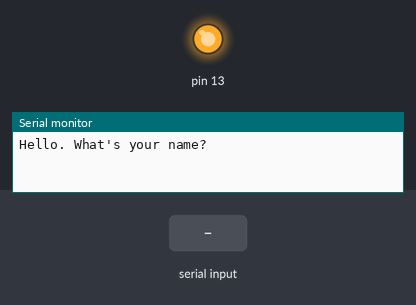
Bench run of a sketch on a simulated Arduino Uno, built with avr-gcc and run on an emulated ATmega328P. Shown: output pins drawn as LEDs (lit = HIGH), the last lines printed to the serial monitor. Inputs (shaded band) come from the test bench. At 9.4 s the program stops and its outputs stay as they are.

Above: at 0.8 s.
0.9 s: "90,45,200\n" received over Serial
3.4 s: "30,150,10\n" received over Serial
5.9 s: "90,45\n" received over Serial
At 10.6 s:
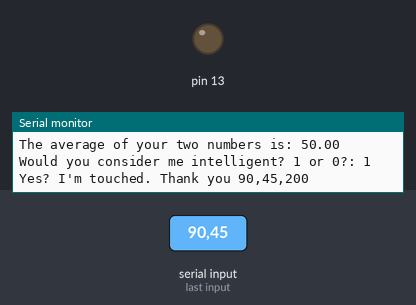
Timing chart, 0 to 10.9 s (numbered marks = the images above; inputs shaded):
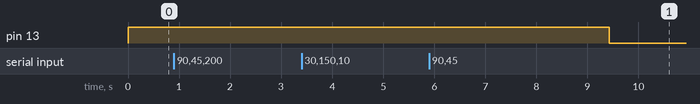

The sketch:

Data-Types.ino
```cpp
/*
 * A simple calculator program that uses variables to
 * store input from the user and do a series of
 * calculations.
 *
 * Make sure to open up the Serial monitor and set it
 * to 9600 baud to see the output of this program.
 *
 * For more information on Arduino's built-in
 * Serial object and its internal functions, see the reference at:
 * https://www.arduino.cc/en/Reference/Serial
 */

#include <arduino.h>

int main() {
  init();

  // Setup code
  Serial.begin(9600);
  Serial.setTimeout(10000); // How many milliseconds to wait until giving up on user input
  pinMode(13, OUTPUT);
  digitalWrite(13, HIGH);

  // Program code
  String yourname;
  bool yes_or_no;
  int int1, int2, int_avg;
  float float1, float2, float_avg;

  Serial.println("Hello. What's your name?");
  yourname = Serial.readStringUntil('\n');  // '\n' is the code for a "new line" character

  Serial.print("Hello ");
  Serial.println(yourname);
  delay(1000);
  Serial.print("Please enter an integer: ");
  int1 = Serial.parseInt();
  Serial.print(int1);
  Serial.print(". And another: ");
  int2 = Serial.parseInt();
  Serial.println(int2);
  delay(1000);
  int_avg = (int1 + int2) / 2;
  Serial.print("The average of your two integers is: ");
  Serial.println(int_avg);
  Serial.println();
  delay(2000);

  Serial.print("Now enter a real number: ");
  float1 = Serial.parseFloat();
  Serial.print(float1);
  Serial.print(". And another: ");
  float2 = Serial.parseFloat();
  Serial.println(float2);
  delay(1000);
  float_avg = (float1 + float2) / (float)2; // Be careful about mixing data types in operations!
  Serial.print("The average of your two numbers is: ");
  Serial.println(float_avg);
  Serial.println();
  delay(1000);

  Serial.print("Would you consider me intelligent? 1 or 0?: ");
  yes_or_no = Serial.parseInt();
  Serial.println(yes_or_no);

  if(yes_or_no == true) {
    Serial.print("Yes? I'm touched. Thank you ");
    Serial.println(yourname);
  } else {
    Serial.println("No? That's too bad.");
    Serial.print("Goodbye ");
    Serial.println(yourname);
  }

  delay(1000);
  digitalWrite(13, LOW);
  return 0;
}
```

Measured:
- after the input at 5.9 s, pin 13: HIGH → LOW after 3.5 s
